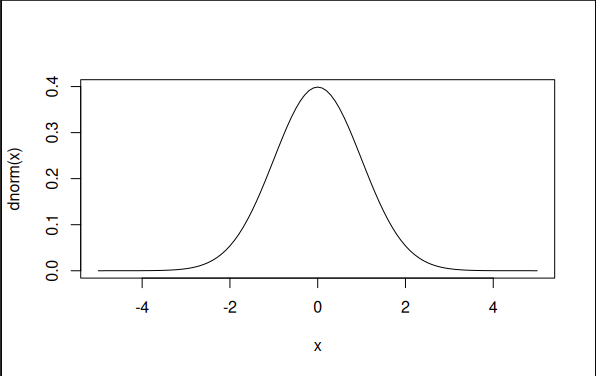

R code for this plot:
# 4 Desenhe uma curva de uma distribuição normal padrão entre −5 e 5.
teta = 5
curve (dnorm (x), -teta, teta)
